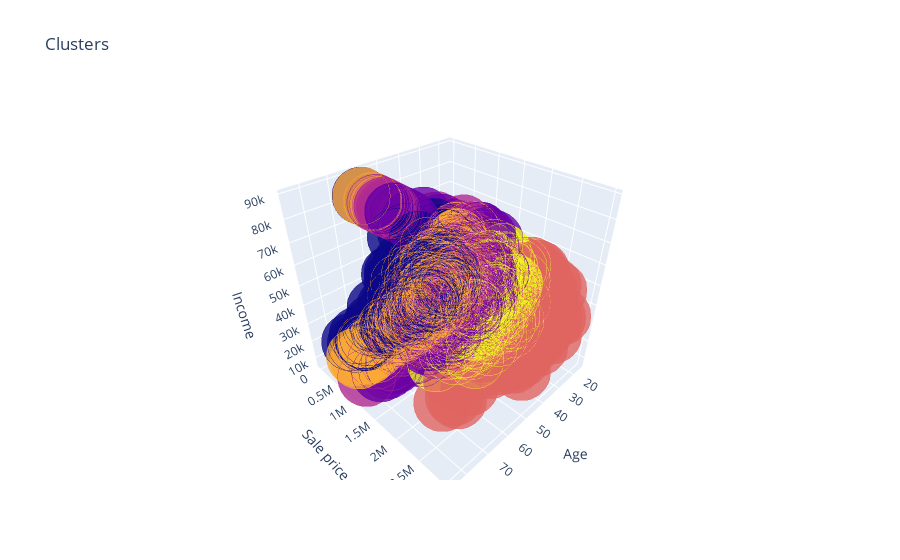

Notebook source saved alongside this figure:
### Code cell
df['label3'] =  labels3
trace1 = go.Scatter3d(
    x= df['Age'],
    y= df['Sold Price'],
    z= df['Income'],
    mode='markers',
     marker=dict(
        color = df['label3'], 
        size= 20,
        line=dict(
            color= df['label3'],
            width= 12
        ),
        opacity=0.8
     )
)
data = [trace1]
layout = go.Layout(
#     margin=dict(
#         l=0,
#         r=0,
#         b=0,
#         t=0
#     )
    title= 'Clusters',
    scene = dict(
            xaxis = dict(title  = 'Age'),
            yaxis = dict(title  = 'Sale price'),
            zaxis = dict(title  = 'Income')
        )
)
fig = go.Figure(data=data, layout=layout)
py.offline.iplot(fig)

### Figure 1 — Plotly figure (JSON) as saved in the notebook; plotly's stock layout.template omitted (floating-point values rounded to 4 significant figures; data arrays with more than 128 entries replaced by an {"elided": "..."} marker saying what was removed)
{"data": [{"marker": {"color": {"elided": "3863 int values"}, "line": {"color": {"elided": "3863 int values"}, "width": 12}, "opacity": 0.8, "size": 20}, "mode": "markers", "type": "scatter3d", "x": {"elided": "3863 int values"}, "y": {"elided": "3863 int values"}, "z": {"elided": "3863 int values"}}], "layout": {"scene": {"xaxis": {"title": {"text": "Age"}}, "yaxis": {"title": {"text": "Sale price"}}, "zaxis": {"title": {"text": "Income"}}}, "title": {"text": "Clusters"}}}
